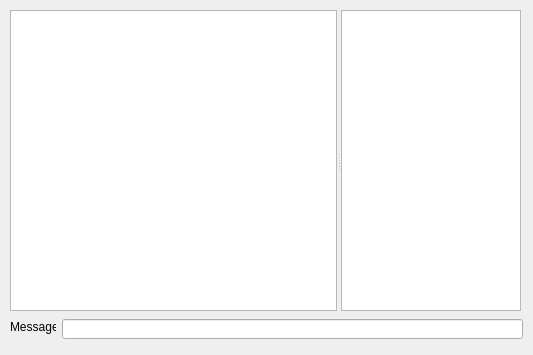
<?xml version="1.0" encoding="UTF-8"?>
<ui version="4.0">
 <class>ChatDialog</class>
 <widget class="QDialog" name="ChatDialog">
  <property name="geometry">
   <rect>
    <x>0</x>
    <y>0</y>
    <width>533</width>
    <height>355</height>
   </rect>
  </property>
  <property name="windowTitle">
   <string>Chat</string>
  </property>
  <widget class="QLabel" name="label">
   <property name="geometry">
    <rect>
     <x>10</x>
     <y>319</y>
     <width>46</width>
     <height>16</height>
    </rect>
   </property>
   <property name="text">
    <string>Message:</string>
   </property>
  </widget>
  <widget class="QLineEdit" name="lineEdit">
   <property name="geometry">
    <rect>
     <x>62</x>
     <y>319</y>
     <width>461</width>
     <height>20</height>
    </rect>
   </property>
  </widget>
  <widget class="QSplitter" name="splitter">
   <property name="geometry">
    <rect>
     <x>10</x>
     <y>10</y>
     <width>511</width>
     <height>301</height>
    </rect>
   </property>
   <property name="orientation">
    <enum>Qt::Horizontal</enum>
   </property>
   <widget class="QTextEdit" name="textEdit">
    <property name="focusPolicy">
     <enum>Qt::NoFocus</enum>
    </property>
    <property name="readOnly">
     <bool>true</bool>
    </property>
   </widget>
   <widget class="QListWidget" name="listWidget">
    <property name="maximumSize">
     <size>
      <width>180</width>
      <height>16777215</height>
     </size>
    </property>
    <property name="focusPolicy">
     <enum>Qt::NoFocus</enum>
    </property>
   </widget>
  </widget>
 </widget>
 <resources/>
 <connections/>
</ui>
